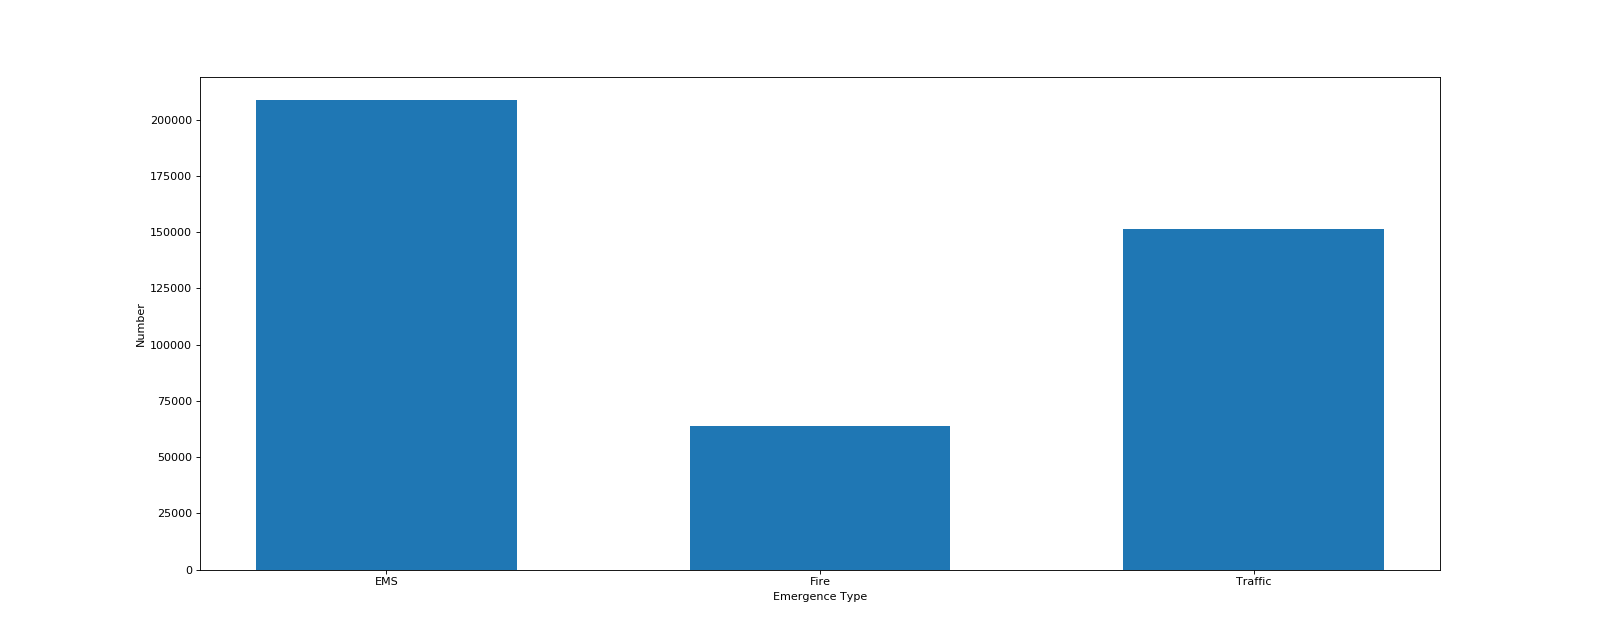

Reproduce this figure in Python.
import pandas as pd
import matplotlib.pyplot as plt

file_path = './911.csv'
df = pd.read_csv(file_path)

def split_title(title):
    result = title.split(':')[0]
    return result

# print(type(df['title']))
df['title'] = df['title'].apply(split_title)
group_title = df.groupby('title')['e'].count()

_x = group_title.index
_y = group_title.values

plt.figure(figsize = (20, 8), dpi = 80)
plt.bar(_x, _y, width = 0.6)
plt.xlabel('Emergence Type')
plt.ylabel('Number')
plt.savefig('./chart.png')
plt.show()